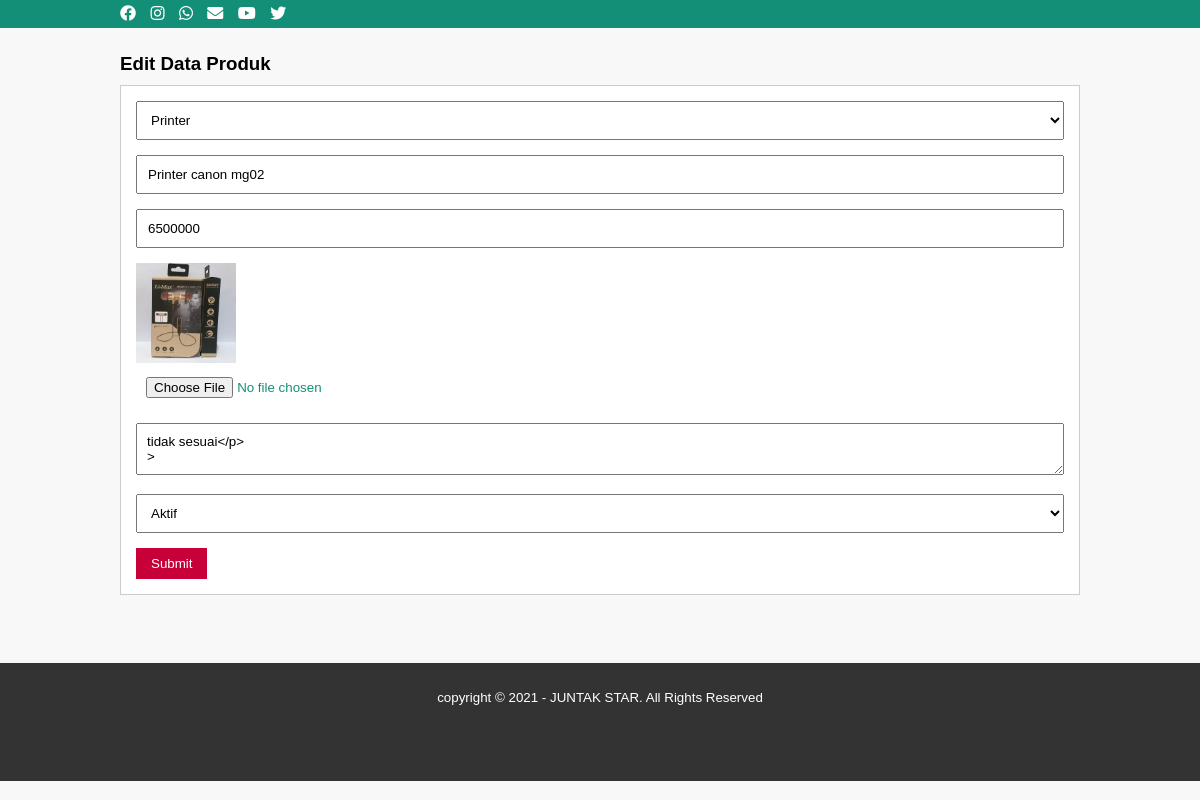
Screenshot of /edit-produk.php?id=41 (signed in) with the database file from the repository.
### tables this page shows
CREATE TABLE `tb_product` (
  `product_id` int(11) NOT NULL,
  `category_id` int(11) NOT NULL,
  `product_name` varchar(100) NOT NULL,
  `product_price` int(11) NOT NULL,
  `product_description` text NOT NULL,
  `product_image` varchar(100) NOT NULL,
  `product_status` tinyint(1) NOT NULL,
  `date_created` timestamp NOT NULL DEFAULT current_timestamp() ON UPDATE current_timestamp()
);

CREATE TABLE `tb_category` (
  `category_id` int(11) NOT NULL,
  `category_name` varchar(25) NOT NULL
);

### edit-produk.php (the view, shortened to what this page needs)
<?php
 include 'config.php';
 $produk = mysqli_query($conn, "SELECT * FROM tb_product WHERE product_id = '".$_GET['id']."' ");
	$p = mysqli_fetch_object($produk);
?>
<!DOCTYPE html>
<html>
<head>
	<link rel="stylesheet" type="text/css" href="style.css">
	<link rel="stylesheet" type="text/css" href="https://cdnjs.cloudflare.com/ajax/libs/font-awesome/5.13.0/css/all.min.css">
</head>
<body>
	<div class="medsos">
		<div class="container">
			<ul>
				<li><a href="#"><i class="fab fa-facebook"></i></a></li>
				<li><a href="#"><i class="fab fa-instagram"></i></a></li>
				<li><a href="#"><i class="fab fa-whatsapp"></i></a></li>
				<li><a href="#"><i class="fas fa-envelope"></i></li>
				<li><a href="#"><i class="fab fa-youtube"></i></a></li>
				<li><a href="#"><i class="fab fa-twitter"></i></a></li>
			</ul>
		</div>
	</div>
	<div class="section">
		<link rel="stylesheet" type="text/css" href="css/style.css">
		<div class="container">
			<h3>Edit Data Produk</h3>
			<div class="box">
				<form action="" method="POST" enctype="multipart/form-data">
					<select class="input-control" name="kategori" required>
						<?php
							$kategori = mysqli_query($conn, "SELECT * FROM tb_category ORDER BY category_id DESC");
							while($r = mysqli_fetch_array($kategori)){
						?>
						<option value="<?php echo $r['category_id'] ?>" <?php echo ($r['category_id'] == $p->category_id)? 'selected':''; ?> ><?php echo $r['category_name'] ?></option>
						<?php } ?>
					</select>
					<input type="text" name="nama" class="input-control" placeholder="Nama Produk" value="<?php echo $p->product_name ?>" required>
					<input type="text" name="harga" class="input-control" placeholder="Harga" value="<?php echo $p->product_price ?>" required>
					<img src="calon_pembeli/produk/<?php echo $p->product_image ?>" width="100px">
					<input type="file" name="gambar" class="input-control" required>
					<textarea class="input-control" name="deskripsi" placeholder="Deskripsi" <?php echo $p->product_description ?>></textarea><br>
					<select class="input-control" name="status">
						<option value="1" <?php echo ($p->product_status == 1)? 'selected':''; ?>>Aktif</option>
					</select>
					<input type="submit" name="submit" value="Submit" class="btn">
				</form>
			</div>
		</div>
	</div>
<br>
<footer>
	<div class="container">
		<small>copyright &copy; 2021 - JUNTAK STAR. All Rights Reserved</small>
</footer>
<footer>
 </footer>
</body>
</html>

### style.css (style rules this page uses)
* { padding: 0; margin: 0; font-family: sans-serif; }
a { color: inherit; text-decoration: none; }
.medsos { padding: 5px 0; background-color: #148f77 }
.medsos ul li { display: inline-block; color: #fff; margin-right: 10px; }
.container { width: 80%; margin: 0 auto; }
.container:after { content: ""; display:block; clear: both; }
.box { color: #148f77; }
.box:after { content: ''; display: block; clear: both; }
footer { padding: 30px 0; background-color: #333; color: #fff; text-align: center; }

### css/style.css (style rules this page uses)
* { padding: 0; margin: 0; font-family: 'Quicksand', sans-serif; }
body { background-color: #f8f8f8; }
.input-control { width: 100%; padding: 10px; margin-bottom: 15px; box-sizing: border-box; }
.btn { padding: 8px 15px; background-color: #C70039; color: #fff; border: none; cursor: pointer; }
.box { background-color: #fff; border: 1px solid #ccc; padding: 15px; box-sizing: border-box; margin: 10px 0 25px 0; }
footer { padding:25px 0; }
.container { width: 80%; margin:0 auto; }
.container:after { content: ''; display: block; clear: both; }
.section { padding:25px 0; }
.box { background-color: #fff; border:1px solid #ccc; padding:15px; box-sizing: border-box; margin:10px 0 25px 0; }

### rows the page displays
tb_product: kategori "Printer", nama "Printer canon mg02", harga "6500000", product_image (picture), deskripsi "tidak sesuai</p> >", status "Aktif"
